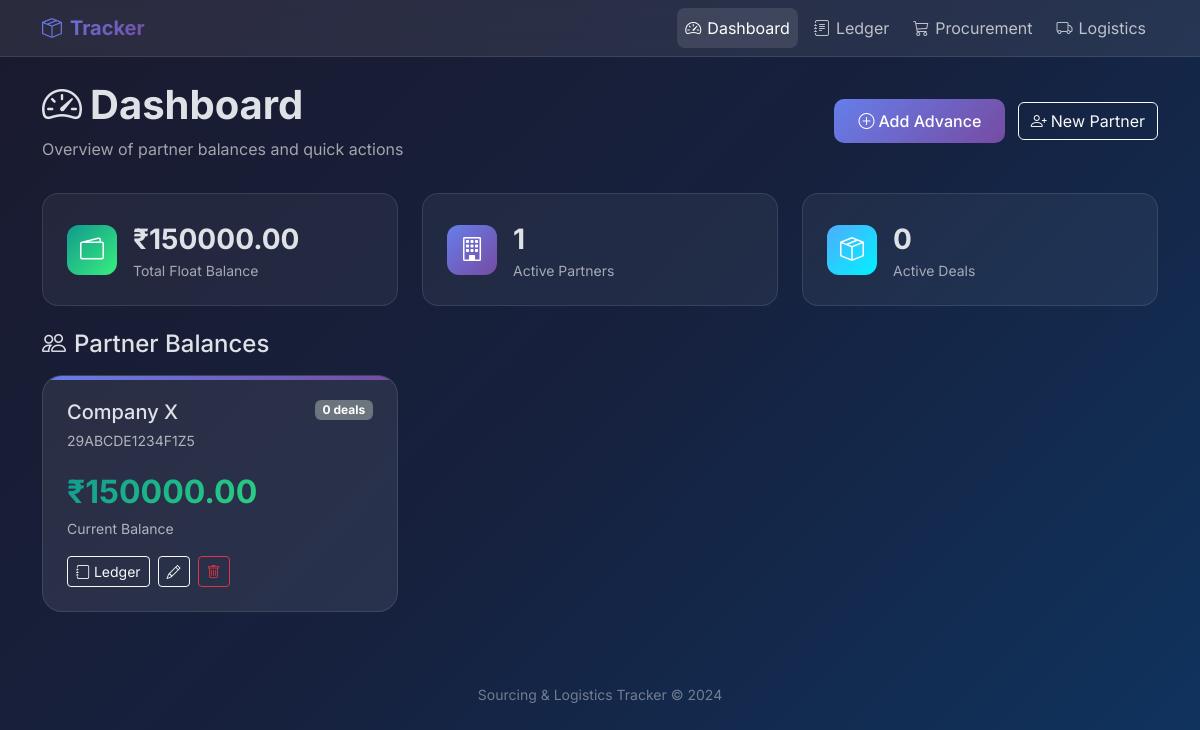
The app's page /, older data.
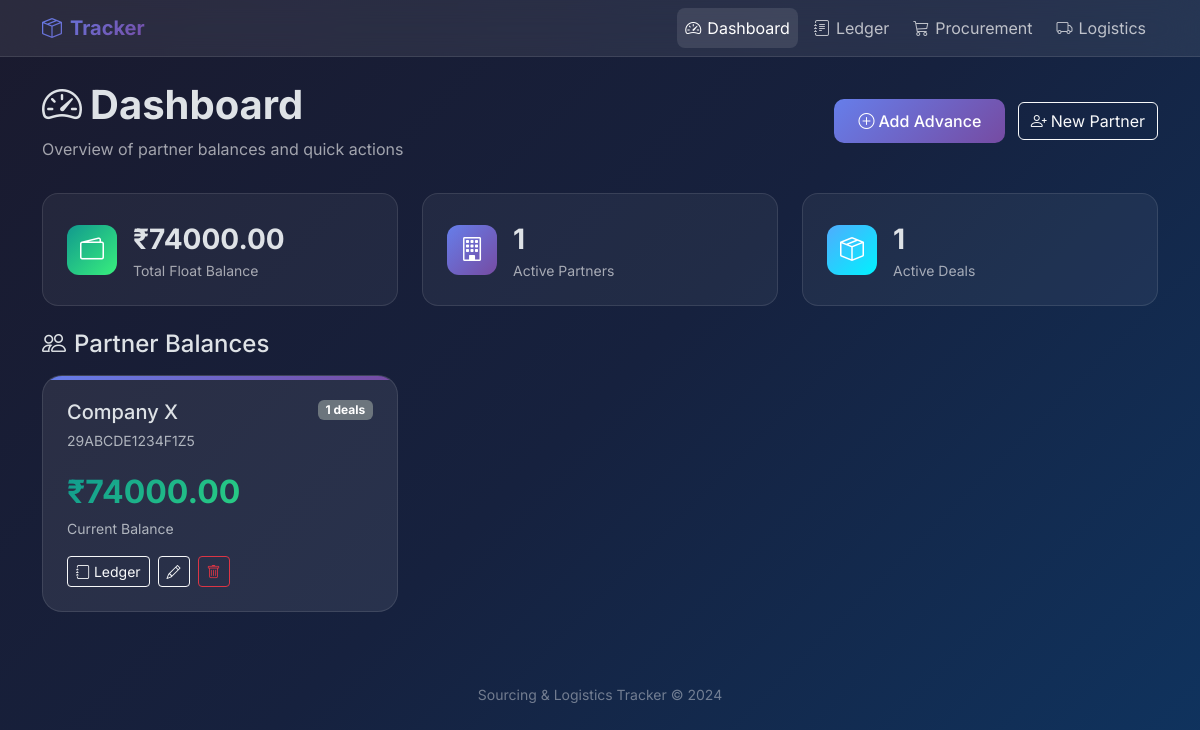
The same page, newer data.
### tracker/models.py (models this page shows)
class Partner(models.Model):
    name = models.CharField(max_length=200)
    gst_number = models.CharField(max_length=15, unique=True, verbose_name="GST Number")
    contact_info = models.TextField(blank=True, verbose_name="Contact Information")
    current_balance = models.DecimalField(
        max_digits=12,
        decimal_places=2,
        default=Decimal('0.00'),
        verbose_name="Current Balance"
    )
    created_at = models.DateTimeField(auto_now_add=True)
    updated_at = models.DateTimeField(auto_now=True)
    history = HistoricalRecords()
    class Meta:
        ordering = ['name']
    def __str__(self):
        return f"{self.name} ({self.gst_number})"

### tracker/views.py (the view)
# urls.py: path('', views.dashboard, name='dashboard'),
def dashboard(request):
    partners = Partner.objects.all()
    total_balance = partners.aggregate(total=Sum('current_balance'))['total'] or Decimal('0.00')
    active_deals_count = Deal.objects.exclude(status__in=['DELIVERED', 'RETURNED']).count()
    if request.method == 'POST':
        form = QuickAdvanceForm(request.POST, request.FILES)
        if form.is_valid():
            form.save()
            messages.success(request, 'Advance added successfully!')
            return redirect('dashboard')
        else:
            messages.error(request, 'Error adding advance. Please check the form.')
    else:
        form = QuickAdvanceForm()
    context = {
        'partners': partners,
        'form': form,
        'total_balance': total_balance,
        'active_deals_count': active_deals_count,
    }
    return render(request, 'tracker/dashboard.html', context)

### tracker/templates/tracker/dashboard.html (shortened to what this page needs)
{% extends 'tracker/base.html' %}
{% block content %}
<div class="page-header d-flex justify-content-between align-items-center">
    <div>
        <h1><i class="bi bi-speedometer2 me-2"></i>Dashboard</h1>
        <p class="mb-0">Overview of partner balances and quick actions</p>
    </div>
    <div>
        <button class="btn btn-gradient me-2" data-bs-toggle="modal" data-bs-target="#addAdvanceModal">
            <i class="bi bi-plus-circle me-1"></i>Add Advance
        </button>
        <a href="{% url 'add_partner' %}" class="btn btn-outline-light">
            <i class="bi bi-person-plus me-1"></i>New Partner
        </a>
    </div>
</div>
<div class="row g-4 mb-4">
    <div class="col-md-4 animate-fade-in">
        <div class="stat-card d-flex align-items-center gap-3">
            <div class="stat-icon success">
                <i class="bi bi-wallet2 text-white"></i>
            </div>
            <div>
                <div class="stat-value">₹{{ total_balance|floatformat:2 }}</div>
                <div class="stat-label">Total Float Balance</div>
            </div>
        </div>
    </div>
    <div class="col-md-4 animate-fade-in delay-1">
        <div class="stat-card d-flex align-items-center gap-3">
            <div class="stat-icon primary">
                <i class="bi bi-building text-white"></i>
            </div>
            <div>
                <div class="stat-value">{{ partners|length }}</div>
                <div class="stat-label">Active Partners</div>
            </div>
        </div>
    </div>
    <div class="col-md-4 animate-fade-in delay-2">
        <div class="stat-card d-flex align-items-center gap-3">
            <div class="stat-icon info">
                <i class="bi bi-box-seam text-white"></i>
            </div>
            <div>
                <div class="stat-value">{{ active_deals_count }}</div>
                <div class="stat-label">Active Deals</div>
            </div>
        </div>
    </div>
</div>
<h4 class="mb-3"><i class="bi bi-people me-2"></i>Partner Balances</h4>
<div class="row g-4">
    {% if partners %}
    {% for partner in partners %}
    <div class="col-md-6 col-lg-4 animate-fade-in">
        <div class="partner-card">
            <div class="d-flex justify-content-between align-items-start mb-3">
                <div>
                    <h5 class="mb-1">{{ partner.name }}</h5>
                    <small class="text-muted">{{ partner.gst_number }}</small>
                </div>
                <span class="badge bg-secondary">{{ partner.deals.count }} deals</span>
            </div>
            <div class="balance {% if partner.current_balance < 0 %}negative{% endif %}">
                ₹{{ partner.current_balance|floatformat:2 }}
            </div>
            <small class="text-muted">Current Balance</small>
            <div class="mt-3 d-flex gap-2">
                <a href="{% url 'ledger' %}?partner={{ partner.id }}" class="btn btn-sm btn-outline-light">
                    <i class="bi bi-journal"></i> Ledger
                </a>
                <button class="btn btn-sm btn-outline-light" data-bs-toggle="modal" data-bs-target="#editPartnerModal{{ partner.id }}" title="Edit Partner">
                    <i class="bi bi-pencil"></i>
                </button>
                <button class="btn btn-sm btn-outline-danger" data-bs-toggle="modal" data-bs-target="#deletePartnerModal{{ partner.id }}" title="Delete Partner">
                    <i class="bi bi-trash"></i>
                </button>
            </div>
        </div>
    </div>
    {% endfor %}
    {% endif %}
</div>
{% endblock %}

Row changes from the older to the newer data that the page shows:
changed Partner "Company X": deals.count "0" → "1"; current_balance "150000.00" → "74000.00"
Text that changed along with them:
{{ total_balance|floatformat:2 }}: "150000.00" → "74000.00"
{{ active_deals_count }}: "0" → "1"
